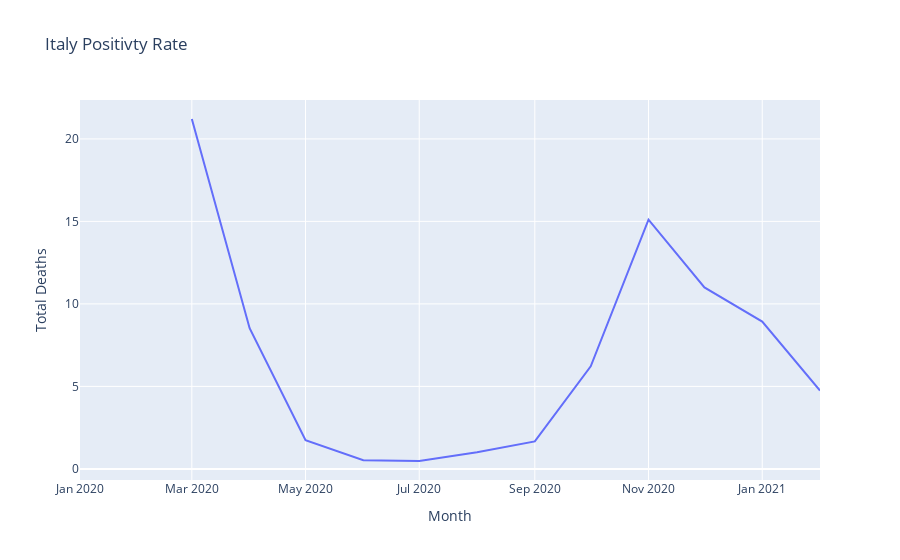

This figure's notebook cell:
### Markdown cell above
### Italy's Positivity Rate

### Code cell
covid19DataframeItaly = covid19Dataframe[covid19Dataframe["iso_code"]=="ITA"]
covid19DataframeItalyGrouped = covid19DataframeItaly.groupby(['Year_Month'], as_index=False)['positive_rate'].mean()
covid19DataframeItalyGrouped.sort_values(by=['Year_Month'])
fig = px.line(covid19DataframeItalyGrouped, x="Year_Month", y="positive_rate", title='Italy Positivty Rate',  labels={
                  "positive_rate" : "Total Deaths",
                "Year_Month" : "Month"
               } )
fig.show()

### Figure 1 — Plotly figure (JSON) as saved in the notebook; plotly's stock layout.template omitted (floating-point values rounded to 4 significant figures)
{"data": [{"hovertemplate": "Month=%{x}<br>Total Deaths=%{y}<extra></extra>", "legendgroup": "", "line": {"color": "#636efa", "dash": "solid"}, "mode": "lines", "name": "", "orientation": "v", "showlegend": false, "type": "scatter", "x": ["2020-01-01T00:00:00", "2020-02-01T00:00:00", "2020-03-01T00:00:00", "2020-04-01T00:00:00", "2020-05-01T00:00:00", "2020-06-01T00:00:00", "2020-07-01T00:00:00", "2020-08-01T00:00:00", "2020-09-01T00:00:00", "2020-10-01T00:00:00", "2020-11-01T00:00:00", "2020-12-01T00:00:00", "2021-01-01T00:00:00", "2021-02-01T00:00:00"], "xaxis": "x", "y": [null, null, 21.21, 8.527, 1.745, 0.53, 0.4774, 1.003, 1.667, 6.213, 15.1, 11.0, 8.929, 4.748], "yaxis": "y"}], "layout": {"legend": {"tracegroupgap": 0}, "title": {"text": "Italy Positivty Rate"}, "xaxis": {"anchor": "y", "domain": [0, 1], "title": {"text": "Month"}}, "yaxis": {"anchor": "x", "domain": [0, 1], "title": {"text": "Total Deaths"}}}}
